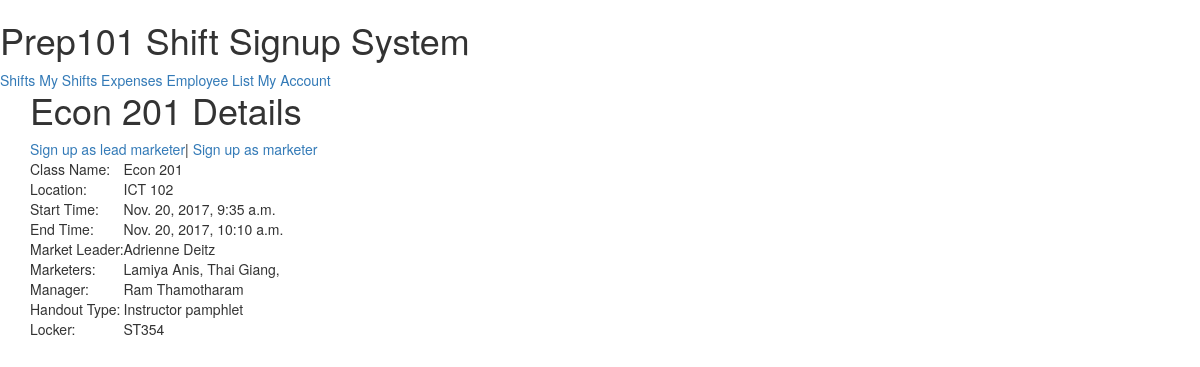
The page /shifts/1/ on the database its author committed.
### shift/models.py (models this page shows)
class Shift(models.Model):
    handout_type            = models.CharField(max_length=20)
    location                = models.CharField(max_length=10)
    time                    = models.DateTimeField()
    class_name              = models.CharField(max_length=16)
    locker                  = models.ForeignKey(Locker)
    lead_marketer           = models.ForeignKey(Marketer, related_name='lead_marketer', null=True, blank=True)
    marketers               = models.ManyToManyField(Marketer, related_name='marketers', blank=True)
    manager                 = models.ForeignKey(Manager, null=True, blank=True)
    max_marketers           = models.PositiveSmallIntegerField()
    def __str__(self):
        return self.class_name

class Marketer(models.Model):
    user        = models.OneToOneField(User, on_delete=models.CASCADE)
    phone       = models.CharField(max_length=14)
    def __str__(self):
        return self.user.get_full_name()

class Manager(models.Model):
    user        = models.OneToOneField(User, on_delete=models.CASCADE)
    phone       = models.CharField(max_length=14)
    def __str__(self):
        return self.user.get_full_name()

class Locker(models.Model):
    number      = models.IntegerField()
    location    = models.CharField(max_length=10)
    combination = models.CharField(max_length=9)
    def __str__(self):
        return self.location + str(self.number)

### shift/views.py (the view)
# urls.py: url(r'^shifts/(?P<pk>[\w-]+)/$', ShiftDetailView.as_view()),
class ShiftDetailView(DetailView):
    template_name = 'shifts/shift_details.html'
    endTime = 0
    def get(self, request, *args, **kwargs):
        self.object = self.get_object(queryset=Shift.objects.all())
        self.endTime = self.object.time + timedelta(minutes=35)
        return super(ShiftDetailView, self).get(request, *args, **kwargs)
    def get_context_data(self, **kwargs):
        context = super(ShiftDetailView, self).get_context_data(**kwargs)
        print(context)
        context['end_time'] = self.endTime
        return context
    def get_queryset(self):
        queryset = Shift.objects.all()
        return queryset

### shift/templates/shifts/shift_details.html (shortened to what this page needs)
{% extends "base.html" %}
{% block content %}
    <h1>{{ object.class_name }} Details</h1>
<table>
    <a href="/shifts/{{ object.pk }}/lead_signup/">Sign up as lead marketer</a>
    <a href="/shifts/{{ object.pk }}/marketer_signup/">Sign up as marketer</a>
    <tbody>
        <tr>
            <td>Class Name:</td>
            <td>{{ object.class_name }}</td>
        </tr>
        <tr>
            <td>Location:</td>
            <td>{{ object.location }}</td>
        </tr>
        <tr>
            <td>Start Time:</td>
            <td>{{ object.time }}</td>
        </tr>
        <tr>
            <td>End Time:</td>
            <td>{{ end_time }}</td>
        </tr>
        <tr>
            <td>Market Leader:</td>
            <td>{{ object.lead_marketer }}</td>
        </tr>
        <tr>
            <td>Marketers:</td>
            <td>{% for i in object.marketers.all %}
                    {{ i.user.get_full_name }},
                {%  endfor %}
            </td>
        </tr>
        <tr>
            <td>Manager:</td>
            <td>{{ object.manager }}</td>
        </tr>
        <tr>
            <td>Handout Type:</td>
            <td>{{ object.handout_type }}</td>
        </tr>
        <tr>
            <td>Locker:</td>
            <td>{{ object.locker }}</td>
        </tr>
    </tbody>
</table>
{% endblock %}

### rows shown on the page
Shift: class_name "Econ 201", location "ICT 102", time "Nov. 20, 2017, 9:35 a.m.", lead_marketer "Adrienne Deitz", manager "Ram Thamotharam", handout_type "Instructor pamphlet", locker "ST354"
Marketer: user.get_full_name "Lamiya Anis"
Marketer: user.get_full_name "Thai Giang"

### other values the page prints
{{ end_time }} "Nov. 20, 2017, 10:10 a.m."
